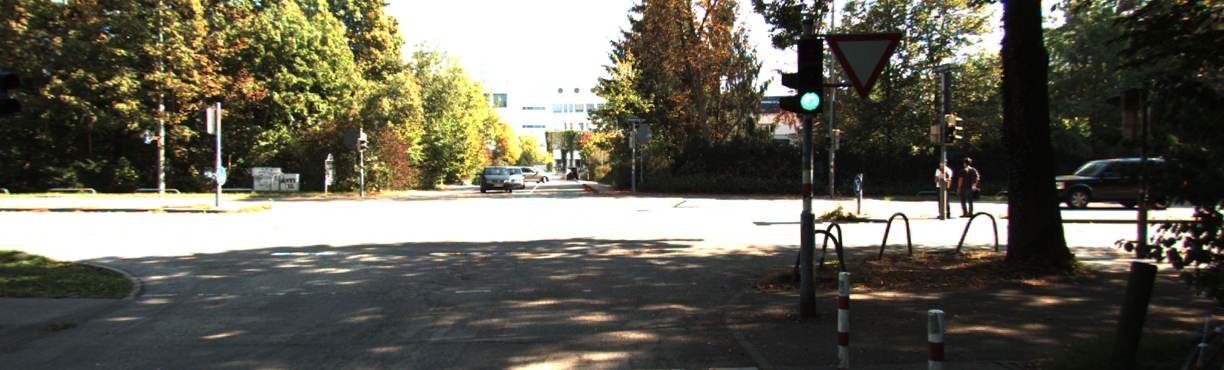
#> input picture media/problem_1/0.png, 1224 x 370 px; its folder holds only this picture in this run
$ python histogram_equalization.py
#> lines starting #> are read from the running program, lines starting #| are printed output that depends on the picture
#!/usr/bin/python3

import numpy as np
import cv2 as cv
import matplotlib.pyplot as plt


# Class containing functions to perform equalization
class histogram_equalization:

    # Function to generate histogram of input image
    def generate_histogram(self, intensity):
        histogram = np.zeros([256], dtype='uint32')
        cols = intensity.shape[0]
        rows = intensity.shape[1]
        for i in range(cols):
            for j in range(rows):
                histogram[intensity[i, j]] += 1
        return histogram

    # Function to generate cumulative distribution function graph from histogram
    def generate_cdf(self, intensity):
        cdf = np.zeros([256])
        histogram = self.generate_histogram(intensity)
        temp = histogram/np.sum(histogram)
        cdf[0] = temp[0]
        var = temp[0]
        for i in range(1, len(temp)):
            var += temp[i]
            cdf[i] = var
        return cdf

    # Function to perform histogram equalization of CDF
    def equalization(self, intensity):
        equalized_stream = np.copy(intensity)
        cdf = self.generate_cdf(intensity)
        cols = intensity.shape[0]
        rows = intensity.shape[1]
        for i in range(cols):
            for j in range(rows):
                equalized_stream[i, j] = int(cdf[intensity[i, j]]*255)
        return equalized_stream


    # Function to perform adaptive histogram equalization
    def adaptive_equalization(self,intensity,tile_size):

        # Blank canvas to create final image
        blank=np.zeros(intensity.shape,dtype='uint8')

        i=0
        j=0


        for j in range (0,intensity.shape[1],tile_size):
            i=0
            for i in range(0,intensity.shape[0],tile_size):
                # Create tiles from image
                tile= intensity[i:i+tile_size,j:j+tile_size]
                # Perform equalization on each tile
                equalized_tile= self.equalization(tile)
                # Append tile to blank canvas
                blank[i:i+tile_size,j:j+tile_size]=equalized_tile

        return blank

def main():
    obj = histogram_equalization()

    # Codec to create videowriter object
    fourcc = cv.VideoWriter_fourcc('M','J','P','G')
    # Create video for original images
    # out1 = cv.VideoWriter('original_video.avi', fourcc, 16, (1224, 370))
    # Create video to record histogram equalized images
    out2 = cv.VideoWriter('output/Histogram.avi', fourcc, 16, (1224, 370))
    # Create video to record adaptive histogram equalized images
    out3 = cv.VideoWriter('output/Adaptive_histogram.avi', fourcc, 16, (1224, 370))

    for count in range(25):
        image = cv.imread('media/problem_1/'+str(count)+'.png')
#> image is the input picture: shape (370, 1224, 3); mean B, G, R 83.7, 96.9, 98.8
        # image = cv.imread(frame)
        image_hsv = cv.cvtColor(image, cv.COLOR_BGR2HSV)
#> image_hsv: shape (370, 1224, 3); mean H, S, V 44.8, 71.3, 104.9

        # Split HSV channels
        h = image_hsv[:, :, 0]
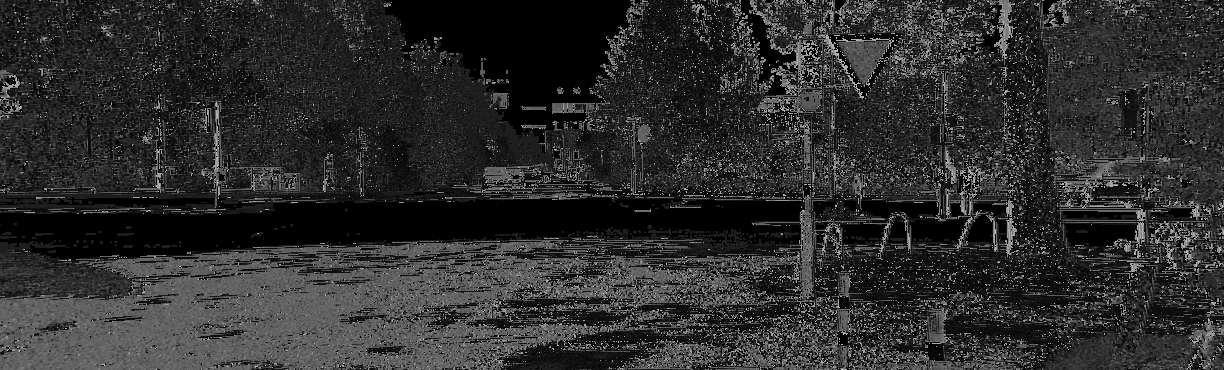
#> h: shape (370, 1224); min 0, max 179, mean 44.8
        s = image_hsv[:, :, 1]
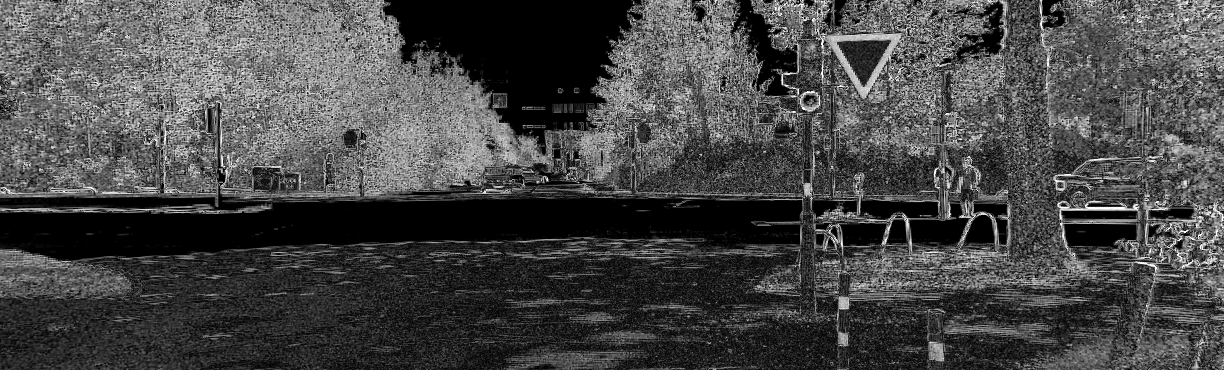
#> s: shape (370, 1224); min 0, max 255, mean 71.3
        v = image_hsv[:, :, 2]
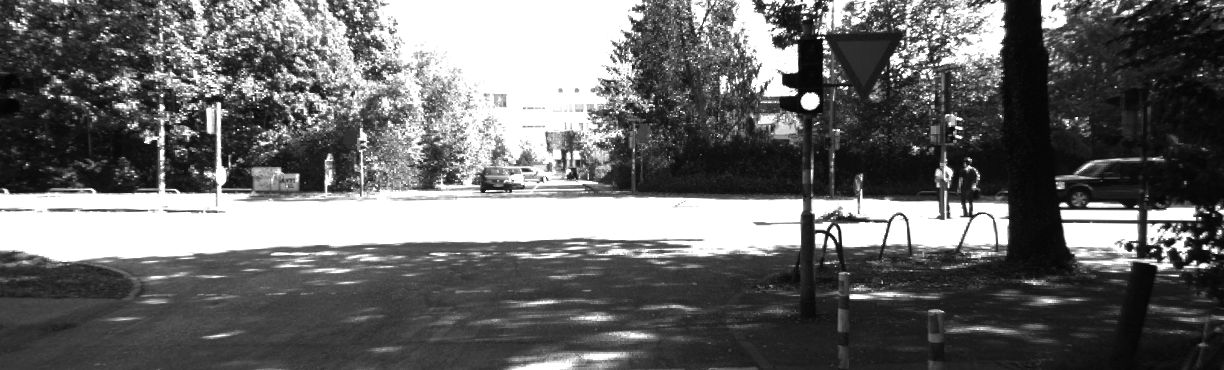
#> v: shape (370, 1224); min 3, max 255, mean 104.9


        # out1.write(image)

        # Ordinary histogram equalization
        histogram_eq = np.dstack((h, s, obj.equalization(v)))
#> in generate_cdf, `histogram = self.generate_histogram(intensity)`: histogram = 256 values, max 84250 at index 255, min 0 at index 0, mean 1769.1
#> in generate_cdf, `temp = histogram/np.sum(histogram)`: temp = 256 values, max 0.186 at index 255, min 0 at index 0, mean 0.00391
#> in generate_cdf, `var = temp[0]`: var = 0
#> the loop in generate_cdf, `for i in range(1, len(temp)):` made 255 passes
#> var on passes 1 to 3: 0, 0, 8.83e-06
#> after the loop in generate_cdf, `for i in range(1, len(temp)):`: cdf = 256 values from 0 to 1; var = 1
#> in equalization, `cdf = self.generate_cdf(intensity)`: cdf = 256 values from 0 to 1
#> after the loop in equalization, `for i in range(cols):`:
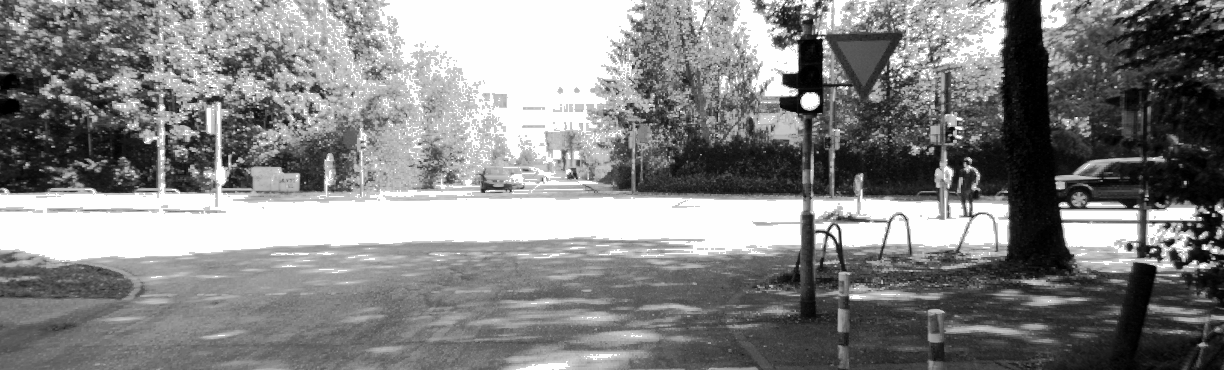
#> equalized_stream: shape (370, 1224); min 0, max 254, mean 132
#> histogram_eq: shape (370, 1224, 3); mean H, S, V 44.8, 71.3, 132
        histogram_eq = cv.cvtColor(histogram_eq, cv.COLOR_HSV2BGR)
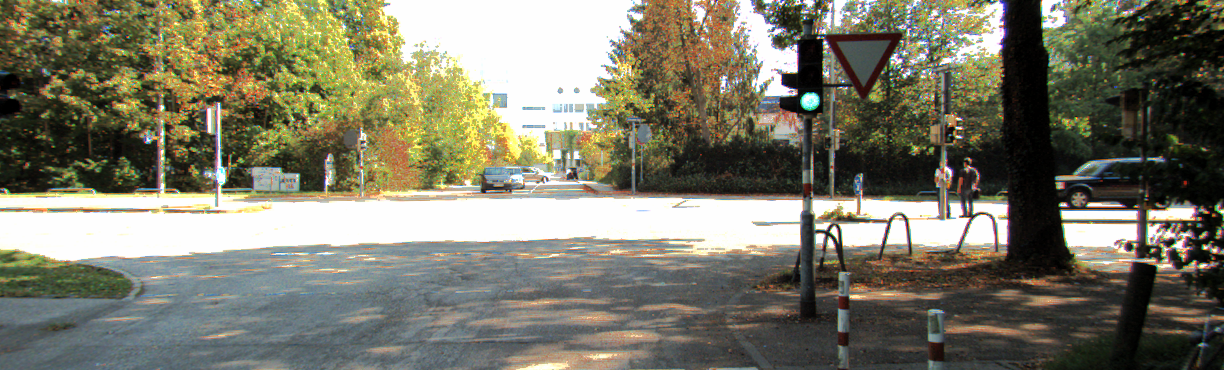
#> histogram_eq: shape (370, 1224, 3); mean B, G, R 103.9, 121.2, 122.8
        out2.write(histogram_eq)

        # Adaptive histogram equalization
        adaptive_eq=np.dstack((h,s,obj.adaptive_equalization(v,50)))
#> after the loop in adaptive_equalization, `for j in range (0,intensity.shape[1],tile_size):`:
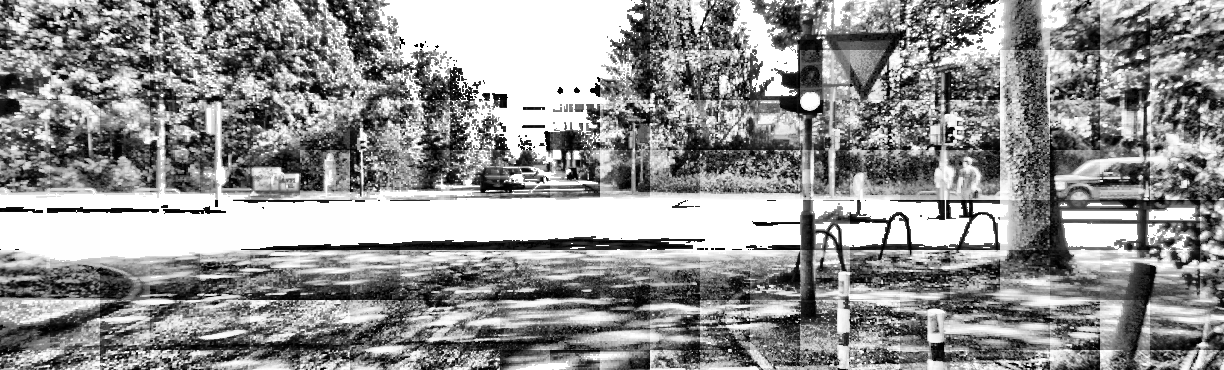
#> blank: shape (370, 1224); min 0, max 255, mean 146.2
#> adaptive_eq: shape (370, 1224, 3); mean H, S, V 44.8, 71.3, 146.2
        adaptive_eq = cv.cvtColor(adaptive_eq, cv.COLOR_HSV2BGR)
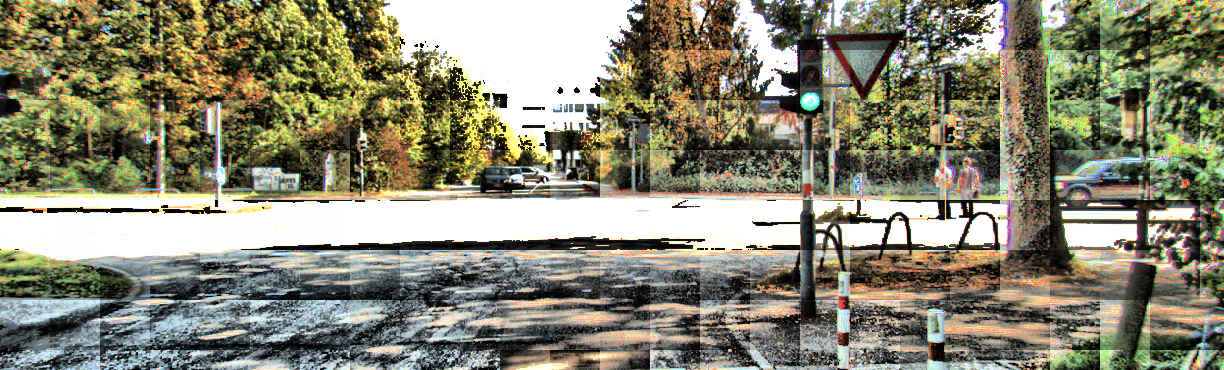
#> adaptive_eq: shape (370, 1224, 3); mean B, G, R 114, 133.7, 135.5
        out3.write(adaptive_eq)

        # Uncomment to view each frame if required
        cv.imshow('original',image)
        cv.imshow('Only hist eq',histogram_eq)
        cv.imshow('Adaptive eq',adaptive_eq)
        cv.waitKey(1)
        # [27 lines of commented-out code are left out]
if __name__ == '__main__':
#> (the run stopped early here; a loop or call above may not have finished)
